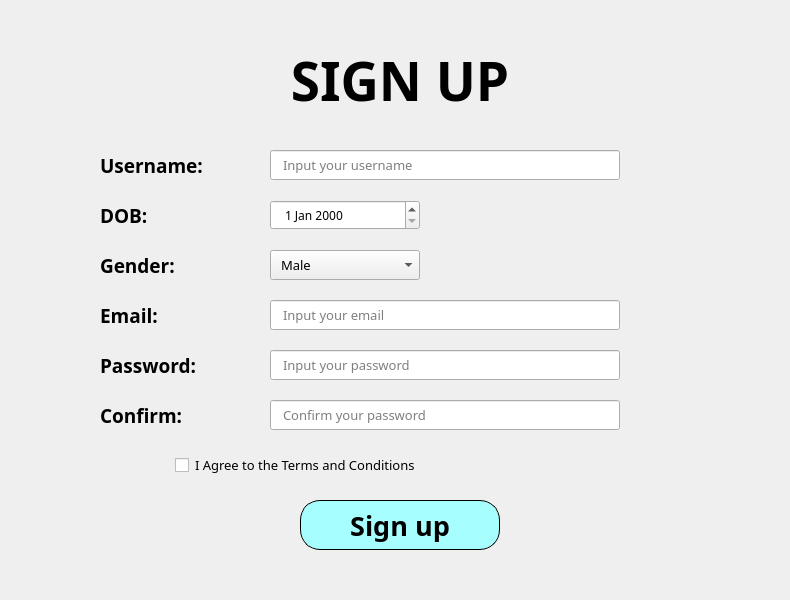
<?xml version="1.0" encoding="UTF-8"?>
<ui version="4.0">
 <class>MainWindow</class>
 <widget class="QMainWindow" name="MainWindow">
  <property name="geometry">
   <rect>
    <x>0</x>
    <y>0</y>
    <width>790</width>
    <height>600</height>
   </rect>
  </property>
  <property name="windowTitle">
   <string>MainWindow</string>
  </property>
  <widget class="QWidget" name="centralwidget">
   <widget class="QLabel" name="label">
    <property name="geometry">
     <rect>
      <x>250</x>
      <y>50</y>
      <width>300</width>
      <height>60</height>
     </rect>
    </property>
    <property name="font">
     <font>
      <family>Nunito Sans Normal ExtraBold</family>
      <pointsize>40</pointsize>
      <weight>75</weight>
      <bold>true</bold>
     </font>
    </property>
    <property name="text">
     <string>SIGN UP</string>
    </property>
    <property name="alignment">
     <set>Qt::AlignCenter</set>
    </property>
   </widget>
   <widget class="QLabel" name="label_2">
    <property name="geometry">
     <rect>
      <x>100</x>
      <y>150</y>
      <width>150</width>
      <height>30</height>
     </rect>
    </property>
    <property name="font">
     <font>
      <family>Nunito Sans Normal</family>
      <pointsize>14</pointsize>
      <weight>75</weight>
      <bold>true</bold>
     </font>
    </property>
    <property name="text">
     <string>Username:</string>
    </property>
   </widget>
   <widget class="QLabel" name="label_3">
    <property name="geometry">
     <rect>
      <x>100</x>
      <y>200</y>
      <width>150</width>
      <height>30</height>
     </rect>
    </property>
    <property name="font">
     <font>
      <family>Nunito Sans Normal</family>
      <pointsize>14</pointsize>
      <weight>75</weight>
      <bold>true</bold>
     </font>
    </property>
    <property name="text">
     <string>DOB:</string>
    </property>
   </widget>
   <widget class="QLabel" name="label_4">
    <property name="geometry">
     <rect>
      <x>100</x>
      <y>300</y>
      <width>150</width>
      <height>30</height>
     </rect>
    </property>
    <property name="font">
     <font>
      <family>Nunito Sans Normal</family>
      <pointsize>14</pointsize>
      <weight>75</weight>
      <bold>true</bold>
     </font>
    </property>
    <property name="text">
     <string>Email:</string>
    </property>
   </widget>
   <widget class="QLabel" name="label_5">
    <property name="geometry">
     <rect>
      <x>100</x>
      <y>250</y>
      <width>150</width>
      <height>30</height>
     </rect>
    </property>
    <property name="font">
     <font>
      <family>Nunito Sans Normal</family>
      <pointsize>14</pointsize>
      <weight>75</weight>
      <bold>true</bold>
     </font>
    </property>
    <property name="text">
     <string>Gender:</string>
    </property>
   </widget>
   <widget class="QLabel" name="label_6">
    <property name="geometry">
     <rect>
      <x>100</x>
      <y>350</y>
      <width>150</width>
      <height>30</height>
     </rect>
    </property>
    <property name="font">
     <font>
      <family>Nunito Sans Normal</family>
      <pointsize>14</pointsize>
      <weight>75</weight>
      <bold>true</bold>
     </font>
    </property>
    <property name="text">
     <string>Password:</string>
    </property>
   </widget>
   <widget class="QLabel" name="label_7">
    <property name="geometry">
     <rect>
      <x>100</x>
      <y>400</y>
      <width>150</width>
      <height>30</height>
     </rect>
    </property>
    <property name="font">
     <font>
      <family>Nunito Sans Normal</family>
      <pointsize>14</pointsize>
      <weight>75</weight>
      <bold>true</bold>
     </font>
    </property>
    <property name="text">
     <string>Confirm:</string>
    </property>
   </widget>
   <widget class="QLineEdit" name="lineEdit_username">
    <property name="geometry">
     <rect>
      <x>270</x>
      <y>150</y>
      <width>350</width>
      <height>30</height>
     </rect>
    </property>
    <property name="font">
     <font>
      <family>Nunito Sans Normal</family>
      <pointsize>10</pointsize>
     </font>
    </property>
    <property name="styleSheet">
     <string notr="true">/* cách lề trái */
padding-left: 10px;</string>
    </property>
    <property name="placeholderText">
     <string>Input your username</string>
    </property>
   </widget>
   <widget class="QLineEdit" name="lineEdit_confirm">
    <property name="geometry">
     <rect>
      <x>270</x>
      <y>400</y>
      <width>350</width>
      <height>30</height>
     </rect>
    </property>
    <property name="font">
     <font>
      <family>Nunito Sans Normal</family>
      <pointsize>10</pointsize>
     </font>
    </property>
    <property name="styleSheet">
     <string notr="true">/* cách lề trái */
padding-left: 10px;</string>
    </property>
    <property name="echoMode">
     <enum>QLineEdit::Password</enum>
    </property>
    <property name="placeholderText">
     <string>Confirm your password</string>
    </property>
   </widget>
   <widget class="QLineEdit" name="lineEdit_password">
    <property name="geometry">
     <rect>
      <x>270</x>
      <y>350</y>
      <width>350</width>
      <height>30</height>
     </rect>
    </property>
    <property name="font">
     <font>
      <family>Nunito Sans Normal</family>
      <pointsize>10</pointsize>
     </font>
    </property>
    <property name="styleSheet">
     <string notr="true">/* cách lề trái */
padding-left: 10px;</string>
    </property>
    <property name="echoMode">
     <enum>QLineEdit::Password</enum>
    </property>
    <property name="placeholderText">
     <string>Input your password</string>
    </property>
   </widget>
   <widget class="QLineEdit" name="lineEdit_email">
    <property name="geometry">
     <rect>
      <x>270</x>
      <y>300</y>
      <width>350</width>
      <height>30</height>
     </rect>
    </property>
    <property name="font">
     <font>
      <family>Nunito Sans Normal</family>
      <pointsize>10</pointsize>
     </font>
    </property>
    <property name="styleSheet">
     <string notr="true">/* cách lề trái */
padding-left: 10px;</string>
    </property>
    <property name="placeholderText">
     <string>Input your email</string>
    </property>
   </widget>
   <widget class="QDateEdit" name="dateEdit_dob">
    <property name="geometry">
     <rect>
      <x>270</x>
      <y>200</y>
      <width>150</width>
      <height>30</height>
     </rect>
    </property>
    <property name="font">
     <font>
      <family>Nunito Sans</family>
      <pointsize>9</pointsize>
     </font>
    </property>
    <property name="styleSheet">
     <string notr="true">padding-left: 10px;</string>
    </property>
   </widget>
   <widget class="QComboBox" name="comboBox_gender">
    <property name="geometry">
     <rect>
      <x>270</x>
      <y>250</y>
      <width>150</width>
      <height>30</height>
     </rect>
    </property>
    <property name="font">
     <font>
      <family>Nunito Sans</family>
      <pointsize>10</pointsize>
     </font>
    </property>
    <property name="styleSheet">
     <string notr="true">padding-left: 10px;</string>
    </property>
    <item>
     <property name="text">
      <string>Male</string>
     </property>
    </item>
    <item>
     <property name="text">
      <string>Female</string>
     </property>
    </item>
    <item>
     <property name="text">
      <string>Others</string>
     </property>
    </item>
   </widget>
   <widget class="QCheckBox" name="checkBox">
    <property name="geometry">
     <rect>
      <x>170</x>
      <y>450</y>
      <width>400</width>
      <height>30</height>
     </rect>
    </property>
    <property name="font">
     <font>
      <family>Nunito Sans Normal</family>
      <pointsize>10</pointsize>
     </font>
    </property>
    <property name="styleSheet">
     <string notr="true">padding-left: 5px;</string>
    </property>
    <property name="text">
     <string>I Agree to the Terms and Conditions</string>
    </property>
   </widget>
   <widget class="QPushButton" name="pushButton_signup">
    <property name="geometry">
     <rect>
      <x>300</x>
      <y>500</y>
      <width>200</width>
      <height>50</height>
     </rect>
    </property>
    <property name="font">
     <font>
      <family>Nunito Sans Normal ExtraBold</family>
      <pointsize>20</pointsize>
      <weight>75</weight>
      <bold>true</bold>
     </font>
    </property>
    <property name="styleSheet">
     <string notr="true">/* Độ cong của viền */
border-radius: 20px;
/* Viền: kích thước - Kiểu - Màu */
border: 1px solid black;
/* Màu nền */
background: rgb(166, 254, 255);
/* Màu chữ */
color: black;</string>
    </property>
    <property name="text">
     <string>Sign up</string>
    </property>
   </widget>
  </widget>
 </widget>
 <resources/>
 <connections/>
</ui>
